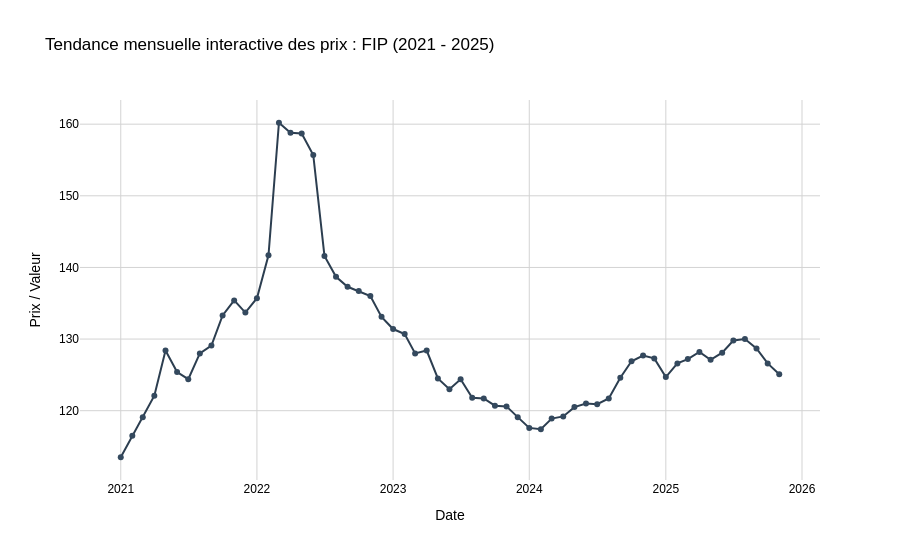

The notebook cell this image was saved under:
### Code cell
import plotly.express as px
import pandas as pd

# 1. Filtrage des données pour la période 2021-2025
dff1['Date'] = pd.to_datetime(dff1['Date'])
mask_hist = (dff1['Date'] >= '2021-01-01') & (dff1['Date'] <= '2025-12-31')
data_2021_2025 = dff1.loc[mask_hist].copy()

# Si nous avons des prévisions, nous pouvons les ajouter dans le dataframe pour Plotly
# En supposant que nous avons 'future_dates' et 'future_forecast' depuis le code ARIMA précédent:
# df_forecast = pd.DataFrame({'Date': future_dates, TARGET_INDEX: future_forecast, 'Type': 'Prévision'})
# data_2021_2025['Type'] = 'Réel'
# df_combined = pd.concat([data_2021_2025, df_forecast])


# 2. Création du graphique interactif avec Plotly Express
fig = px.line(
    data_2021_2025,
    x='Date',
    y=TARGET_INDEX,
    title=f'Tendance mensuelle interactive des prix : {TARGET_INDEX} (2021 - 2025)',
    markers=True, # Affiche les points sur la ligne
    # Configuration des informations affichées au survol
    hover_data={
        'Date': '|%b %Y', # Format de la date (Mois Année)
        TARGET_INDEX: ':.2f', # Format de la valeur à 2 décimales
    }
)

# Améliorations visuelles (optionnel)
fig.update_traces(line_color='#2c3e50', marker_color='#34495e')
fig.update_layout(
    xaxis_title="Date",
    yaxis_title="Prix / Valeur",
    legend_title="Type de Donnée",
    font=dict(
        family="Arial, sans-serif",
        size=12,
        color="black"
    ),
    plot_bgcolor='white'
)
fig.update_xaxes(showgrid=True, gridwidth=1, gridcolor='LightGrey')
fig.update_yaxes(showgrid=True, gridwidth=1, gridcolor='LightGrey')


# 3. Affichage du graphique
fig.show()

### Figure 1 — Plotly figure (JSON) as saved in the notebook; plotly's stock layout.template omitted (floating-point values rounded to 4 significant figures)
{"data": [{"hovertemplate": "Date=%{x|%b %Y}<br>FIP=%{y:.2f}<extra></extra>", "legendgroup": "", "line": {"color": "#2c3e50", "dash": "solid"}, "marker": {"color": "#34495e", "symbol": "circle"}, "mode": "lines+markers", "name": "", "orientation": "v", "showlegend": false, "type": "scatter", "x": ["2021-01-01T00:00:00.000000000", "2021-02-01T00:00:00.000000000", "2021-03-01T00:00:00.000000000", "2021-04-01T00:00:00.000000000", "2021-05-01T00:00:00.000000000", "2021-06-01T00:00:00.000000000", "2021-07-01T00:00:00.000000000", "2021-08-01T00:00:00.000000000", "2021-09-01T00:00:00.000000000", "2021-10-01T00:00:00.000000000", "2021-11-01T00:00:00.000000000", "2021-12-01T00:00:00.000000000", "2022-01-01T00:00:00.000000000", "2022-02-01T00:00:00.000000000", "2022-03-01T00:00:00.000000000", "2022-04-01T00:00:00.000000000", "2022-05-01T00:00:00.000000000", "2022-06-01T00:00:00.000000000", "2022-07-01T00:00:00.000000000", "2022-08-01T00:00:00.000000000", "2022-09-01T00:00:00.000000000", "2022-10-01T00:00:00.000000000", "2022-11-01T00:00:00.000000000", "2022-12-01T00:00:00.000000000", "2023-01-01T00:00:00.000000000", "2023-02-01T00:00:00.000000000", "2023-03-01T00:00:00.000000000", "2023-04-01T00:00:00.000000000", "2023-05-01T00:00:00.000000000", "2023-06-01T00:00:00.000000000", "2023-07-01T00:00:00.000000000", "2023-08-01T00:00:00.000000000", "2023-09-01T00:00:00.000000000", "2023-10-01T00:00:00.000000000", "2023-11-01T00:00:00.000000000", "2023-12-01T00:00:00.000000000", "2024-01-01T00:00:00.000000000", "2024-02-01T00:00:00.000000000", "2024-03-01T00:00:00.000000000", "2024-04-01T00:00:00.000000000", "2024-05-01T00:00:00.000000000", "2024-06-01T00:00:00.000000000", "2024-07-01T00:00:00.000000000", "2024-08-01T00:00:00.000000000", "2024-09-01T00:00:00.000000000", "2024-10-01T00:00:00.000000000", "2024-11-01T00:00:00.000000000", "2024-12-01T00:00:00.000000000", "2025-01-01T00:00:00.000000000", "2025-02-01T00:00:00.000000000", "2025-03-01T00:00:00.000000000", "2025-04-01T00:00:00.000000000", "2025-05-01T00:00:00.000000000", "2025-06-01T00:00:00.000000000", "2025-07-01T00:00:00.000000000", "2025-08-01T00:00:00.000000000", "2025-09-01T00:00:00.000000000", "2025-10-01T00:00:00.000000000", "2025-11-01T00:00:00.000000000"], "xaxis": "x", "y": [113.5, 116.5, 119.1, 122.1, 128.4, 125.4, 124.4, 128.0, 129.1, 133.3, 135.4, 133.7, 135.7, 141.7, 160.2, 158.8, 158.7, 155.7, 141.6, 138.7, 137.3, 136.7, 136.0, 133.1, 131.4, 130.7, 128.0, 128.4, 124.5, 123.0, 124.4, 121.8, 121.7, 120.7, 120.6, 119.1, 117.6, 117.4, 118.9, 119.2, 120.5, 121.0, 120.9, 121.7, 124.6, 126.9, 127.7, 127.3, 124.7, 126.6, 127.2, 128.2, 127.1, 128.1, 129.8, 130.0, 128.7, 126.6, 125.1], "yaxis": "y"}], "layout": {"font": {"color": "black", "family": "Arial, sans-serif", "size": 12}, "legend": {"title": {"text": "Type de Donnée"}, "tracegroupgap": 0}, "plot_bgcolor": "white", "title": {"text": "Tendance mensuelle interactive des prix : FIP (2021 - 2025)"}, "xaxis": {"anchor": "y", "domain": [0, 1], "gridcolor": "LightGrey", "gridwidth": 1, "showgrid": true, "title": {"text": "Date"}}, "yaxis": {"anchor": "x", "domain": [0, 1], "gridcolor": "LightGrey", "gridwidth": 1, "showgrid": true, "title": {"text": "Prix / Valeur"}}}}
